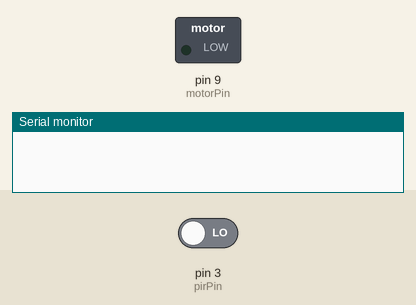
Bench run of a sketch on a simulated Arduino Uno, built with avr-gcc and run on an emulated ATmega328P. On the bench: switched loads named in the sketch (green lamp = pin HIGH), the last lines printed to the serial monitor. Inputs (shaded band) come from the test bench; at power-on: pin 3 (pirPin) LOW.

Above: at 1.2 s.
1.3 s: pin 3 (pirPin) driven HIGH
At 6.75 s:
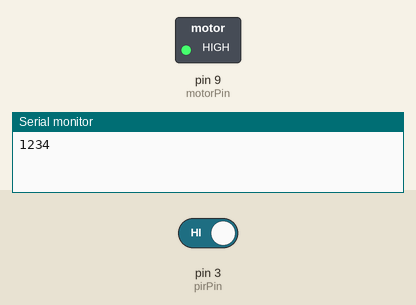
Timing chart, 0 to 8.4 s (numbered marks = the images above; inputs shaded):
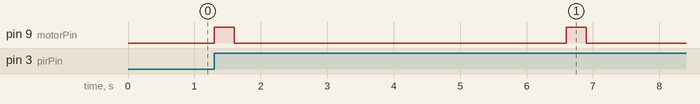

Measured:
- after the input at 1.3 s, pin 9 (motorPin): alternates HIGH for 0.30 s and LOW for 5.0 s, starting at once

The sketch:

HandSanitizer.ino
```cpp
//the time we give the sensor to calibrate (10-60 secs according to the datasheet)
int calibrationTime = 30;

int pirPin = 3;    //the digital pin connected to the PIR sensor's output
int motorPin = 9;  //the digital pin connected to the transistor to control motor

/////////////////////////////
//SETUP
void setup(){
  Serial.begin(9600);
  pinMode(pirPin, INPUT);
  pinMode(motorPin, OUTPUT);
  digitalWrite(pirPin, LOW);
  }

  void loop()
  {
      if(digitalRead(pirPin) == HIGH)
      {
        //Serial.println("Motion Detected");
        digitalWrite(motorPin, HIGH);
        delay(300);
        digitalWrite(motorPin,LOW);
        String pass = "1234";
        Serial.println(pass);
        delay(5000);
      }
      if(digitalRead(pirPin) == LOW)
      {
        digitalWrite(motorPin, LOW);
        //delay(10000);
      }
  }
```
